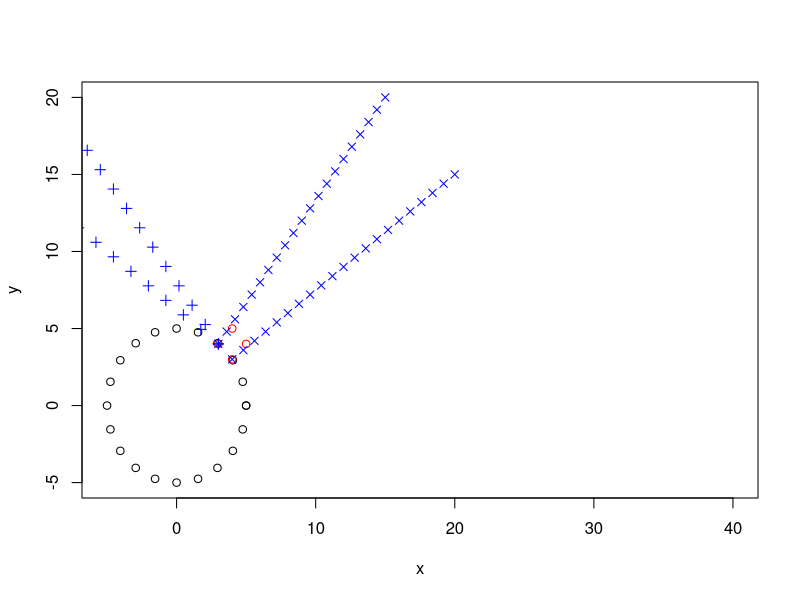

R code for this plot:
## ---- chunk 1
knitr::opts_chunk$set(echo = TRUE)
## ---- chunk 2

theta=seq(0,2*pi,by=.1*pi)
r=5
x=r*cos(theta)
y=r*sin(theta)

plot(x,y,ylim=c(-5,20),xlim=c(-5,40))

points(x=3,y=4,col="red")
points(x=4,y=5,col="red")

points(x=4,y=3,col="red")
points(x=5,y=4,col="red")

r=5;theta=0.9272952# origin 3,4
basis=matrix(c(cos(theta),-(r * sin(theta)),sin(theta),r * cos(theta)) ,nrow=2,byrow=1)

ang=seq(0,2*pi,by=.1*pi)
n=length(ang)
data1=rbind(rep(0,n),ang)
thetaaxis=apply(data1,2,function(x) basis%*%x)
points(x=(thetaaxis[1,]+3),y=(thetaaxis[2,]+4),col="blue",type="p",pch=3)

ang=rep(0,n)
data2=rbind((1:n-1),ang)
raxis=apply(data2,2,function(x) basis%*%x)
points(x=(raxis[1,]+3),y=(raxis[2,]+4),col="blue",type="p",pch=4)

r=5;theta=0.6435011# origin 4,3
basis=matrix(c(cos(theta),-(r * sin(theta)),sin(theta),r * cos(theta)) ,nrow=2,byrow=1)

ang=seq(0,2*pi,by=.1*pi)
n=length(ang)
data3=rbind(rep(0,n),ang)
thetaaxis=apply(data3,2,function(x) basis%*%x)
points(x=(thetaaxis[1,]+3),y=(thetaaxis[2,]+4),col="blue",type="p",pch=3)

ang=rep(0,n)
data4=rbind((1:n-1),ang)
raxis=apply(data4,2,function(x) basis%*%x)
points(x=(raxis[1,]+4),y=(raxis[2,]+3),col="blue",type="p",pch=4)
## ---- chunk 3
require(Deriv)
xi=c("r*cos(theta)","r*sin(theta)")
#partial derivative basis vectors
basis1=sapply(xi,function(m) Deriv(m,"r"))
basis2=sapply(xi,function(m) Deriv(m,"theta"))
cbind(basis1,basis2) #contravariant matrix
## ---- chunk 4
x=3
y=4
sqrt(x^2+y^2)
atan(y/x)

x=4
y=3
sqrt(x^2+y^2)
atan(y/x)

xi.=c("sqrt(x^2+y^2)","atan(y/x)")
V=c(1,1)

#partial derivative basis vectors
sapply(xi.,function(m) Deriv(m,"x"))
sapply(xi.,function(m) Deriv(m,"y"))

x=3;y=4
basis1=c(x/sqrt(x^2 + y^2),-(y/(x^2 * ((y/x)^2 + 1))))#copy pasted results
basis2=c(y/sqrt(x^2 + y^2),1/(x * ((y/x)^2 + 1)))
cbind(basis1,basis2)%*%V

x=4;y=3
basis1=c(x/sqrt(x^2 + y^2),-(y/(x^2 * ((y/x)^2 + 1))))
basis2=c(y/sqrt(x^2 + y^2),1/(x * ((y/x)^2 + 1)))
cbind(basis1,basis2)%*%V
